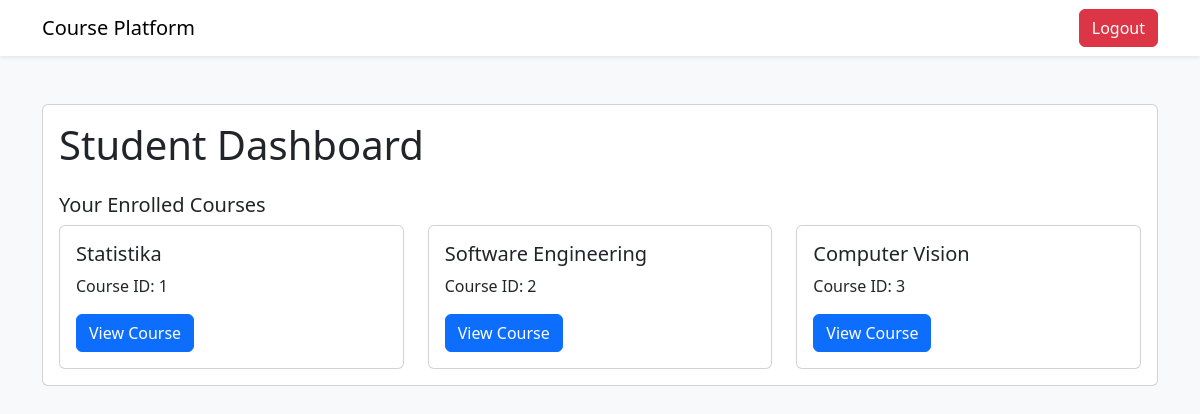
Screenshot of /student/courses (signed in) with the database file from the repository.
### tables this page shows
CREATE TABLE peserta_has_kursus (
                id_peserta INTEGER,
                id_kursus INTEGER,
                FOREIGN KEY (id_peserta) REFERENCES peserta(id_peserta),
                FOREIGN KEY (id_kursus) REFERENCES kursus(id_kursus)
            );

CREATE TABLE kursus (
                id_kursus INTEGER PRIMARY KEY AUTOINCREMENT,
                id_instruktur INTEGER,
                nama_kursus TEXT NOT NULL,
                harga_kursus INT NOT NULL,
                FOREIGN KEY (id_instruktur) REFERENCES instruktur(id_instruktur)
            );

### features/student.py (the view)
    def student_courses(self):
        if not session.get('email') and session.get('role') != 'user':
            return redirect(url_for('home'))
        email = session.get('email')
        id_student = query_db('SELECT * FROM peserta WHERE email = ?', (email,), one=True)
        enrolled_courses = query_db('SELECT * FROM peserta_has_kursus INNER JOIN kursus ON peserta_has_kursus.id_kursus = kursus.id_kursus WHERE id_peserta = ?', (id_student['id_peserta'],))
        return render_template('student/courses.html', courses=enrolled_courses)

### database.py (called while the page is built)
def get_db():
    db = getattr(g, '_database', None)
    if db is None:
        db = g._database = sqlite3.connect(DATABASE)
        db.row_factory = sqlite3.Row
    return db

def query_db(query, args=(), one=False):
    cur = get_db().execute(query, args)
    rv = cur.fetchall()
    cur.close()
    get_db().commit()
    return (rv[0] if rv else None) if one else rv

### templates/student/courses.html (shortened to what this page needs)
<!DOCTYPE html>
<html lang="en">
<head>
    <link href="https://cdn.jsdelivr.net/npm/bootstrap@5.3.0/dist/css/bootstrap.min.css" rel="stylesheet">
</head>
<body class="bg-light">
    <nav class="navbar navbar-expand-lg navbar-light bg-white shadow-sm">
        <div class="container">
            <a class="navbar-brand" href="/student">Course Platform</a>
            <div class="d-flex">
                <a href="/logout" class="btn btn-danger">Logout</a>
            </div>
        </div>
    </nav>
    <div class="container py-5">
        <div class="card">
            <div class="card-body">
                <h1 class="card-title mb-4">Student Dashboard</h1>
                <h2 class="card-title h5 mt-4">Your Enrolled Courses</h2>
                <div class="row g-4">
                    {% for course in courses %}
                    <div class="col-md-4">
                        <div class="card h-100">
                            <div class="card-body">
                                <h3 class="card-title h5">{{ course.nama_kursus }}</h3>
                                <p class="card-text">Course ID: {{ course.id_kursus }}</p>
                                <a href="/student/course/{{ course.id_kursus }}" class="btn btn-primary">View
                                    Course</a>
                            </div>
                        </div>
                    </div>
                    {% endfor %}
                </div>
            </div>
        </div>
    </div>
</body>
</html>

### rows the page displays
peserta_has_kursus: nama_kursus "Statistika", id_kursus "1"
peserta_has_kursus: nama_kursus "Software Engineering", id_kursus "2"
peserta_has_kursus: nama_kursus "Computer Vision", id_kursus "3"
